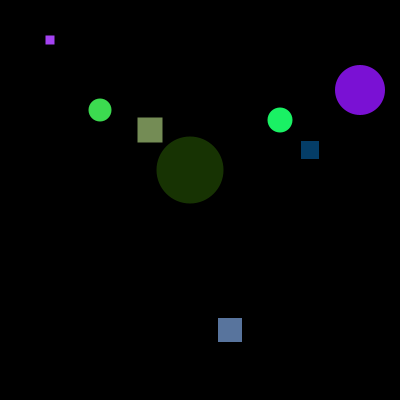
Frame 1 (no input)
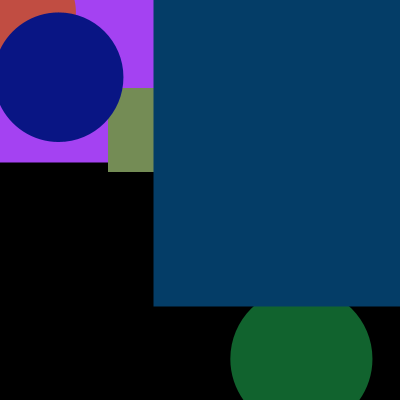
Frame 60 (the mouse pressed at the canvas centre just before this capture)
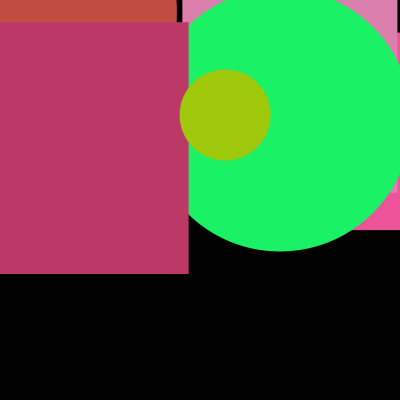
Frame 120 (the mouse held since frame 60 and released just before this capture)

The Processing sketch that drew these frames (run headless with seeded random() and noise(); from frame 60 on, the mouse is pressed at the canvas centre):

// Processing sketch: processing_140711
// ── processing_140711.pde

// ICE #12 
/*
  Problem:
   -  Parallel Arrays -- grow each figure's dimval by its deltaDimVal 
         until it is larger than the screen.
   -  When the dimValue is too big,  reset its dimVal to zero, and
   -  assign random valiues to the figure's colorVal, xVal, yVal 
        and deltaDimValue array elements.
   -  Figures with odd array indexes must be rectangles.
   -  Figures with even arra indexes must be circles.
 */

float lengthVal=8;
  // x coordinates for figures
float  [ ] xVals   = {  50, 100, 150, 190, 230, 280, 310, 360 };
  // y coordinates for figures
float  [ ] yVals   = {  40, 110, 130, 170, 330, 120, 150,  90 };
  // sizes or dimensions for figures
float  [ ] dimVals = {   5,  15,  24,  54,  13,  23,  13,  41 };
  // amounts added to the sizes or dimensions for each frame
float  [ ] deltaDimVals = { 4, 8, 1, 13, 11, 2, 5, 9 };
  // colors of figures
color  [ ] colorVals = { color( random(255), random(255), random(255) ),
                         color( random(255), random(255), random(255) ),
                         color( random(255), random(255), random(255) ),
                         color( random(255), random(255), random(255) ),
                         color( random(255), random(255), random(255) ),
                         color( random(255), random(255), random(255) ),
                         color( random(255), random(255), random(255) ),
                         color( random(255), random(255), random(255) )
                       };


void setup( )
{
  size( 400, 400 );
  noStroke( );
  rectMode( CENTER );
  frameRate( 24 );
  smooth( );
}

void draw( )
{
   background( 0 );
   growFigures( );
   drawFigures( ); 
}

void growFigures( )
{  
  for (int i=0; i<lengthVal; i++){
    dimVals[i]+=deltaDimVals[i];
    if (dimVals[i]>height){
      dimVals[i]=0;
      xVals[i]=random(0,width);
      yVals[i]=random(0,height);
      deltaDimVals[i]=random(0,14);
      dimVals[i]=random(0,54);
      colorVals[i]=color( random(255), random(255), random(255));
    }
  }
}

void drawFigures( )
{
  for (int i=0; i<lengthVal; i++){
    fill(colorVals[i]);
    if (i%2==1){
      ellipse(xVals[i],yVals[i],dimVals[i],dimVals[i]);
    }
    else {
      rect(xVals[i],yVals[i],dimVals[i],dimVals[i]);
    }
  }
  
}
